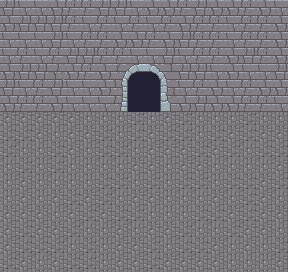

This game map was drawn from its Tiled (.tmx) file and the tilesets committed beside it. A one-line description and the trimmed map source follow:
An orthogonal 18x17 tile map with 16x16 px tiles, 5 tile layers (BG3, BG2, BG1, BG0, ...), 1 hidden layer not drawn, 3 tilesets and 19 objects (6x hero, 4x entity, 2x spawn, exit).

<map version="1.0" orientation="orthogonal" renderorder="right-down" width="18" height="17" tilewidth="16" tileheight="16" nextobjectid="93">
 <tileset firstgid="1" name="Mat" tilewidth="16" tileheight="16" tilecount="256" columns="16">
  <image source="../img/tiles.png" width="256" height="256" />
  <terraintypes>
   <terrain name="Wand" tile="0" />
   <terrain name="Boden" tile="64" />
   <terrain name="Säule" tile="17" />
   <terrain name="Holzwand" tile="96" />
   <terrain name="Holzboden" tile="112" />
   <terrain name="Gras" tile="128" />
  </terraintypes>
  <tile id="0" terrain="0,0,0,0" />
  <tile id="1" terrain="0,0,0,0" />
  <tile id="2" terrain="0,0,0,0" />
  <tile id="3" terrain="0,0,0,0" />
  <tile id="6">
   <animation>
    <frame tileid="6" duration="1000" />
    <frame tileid="7" duration="1000" />
   </animation>
  </tile>
  <tile id="17" terrain="2,2,2,2" />
  <tile id="32" terrain="2,2,2,2" />
  <tile id="38">
   <animation>
    <frame tileid="37" duration="1000" />
    <frame tileid="38" duration="100" />
    <frame tileid="39" duration="100" />
    <frame tileid="40" duration="2000" />
    <frame tileid="39" duration="100" />
    <frame tileid="38" duration="100" />
   </animation>
  </tile>
  <tile id="48">
   <animation>
    <frame tileid="48" duration="10000" />
    <frame tileid="49" duration="50" />
   </animation>
  </tile>
  <tile id="49">
   <animation>
    <frame tileid="48" duration="50" />
    <frame tileid="49" duration="2000" />
   </animation>
  </tile>
  <tile id="54">
   <animation>
    <frame tileid="53" duration="1000" />
    <frame tileid="54" duration="100" />
    <frame tileid="55" duration="100" />
    <frame tileid="56" duration="2000" />
    <frame tileid="55" duration="100" />
    <frame tileid="54" duration="100" />
   </animation>
  </tile>
  <tile id="64" terrain="1,1,1,1" />
  <tile id="65" terrain="1,1,1,1" />
  <tile id="66" terrain="1,1,1,1" />
  <tile id="85">
   <animation>
    <frame tileid="85" duration="2000" />
    <frame tileid="101" duration="300" />
    <frame tileid="85" duration="2000" />
    <frame tileid="117" duration="300" />
   </animation>
  </tile>
  <tile id="88">
   <animation>
    <frame tileid="88" duration="2000" />
    <frame tileid="104" duration="200" />
    <frame tileid="120" duration="200" />
   </animation>
  </tile>
  <tile id="96" terrain="3,3,3,3" />
  <tile id="97" terrain="3,3,3,3" />
  <tile id="98" terrain="3,3,3,3" />
  <tile id="112" terrain="4,4,4,4" />
  <tile id="113" terrain="4,4,4,4" />
  <tile id="114" terrain="4,4,4,4" />
  <tile id="128" terrain="5,5,5,5" />
  <tile id="129" terrain="5,5,5,5" />
  <tile id="130" terrain="5,5,5,5" />
  <tile id="148">
   <animation>
    <frame tileid="148" duration="2000" />
    <frame tileid="164" duration="1000" />
   </animation>
  </tile>
  <tile id="149">
   <animation>
    <frame tileid="149" duration="300" />
    <frame tileid="165" duration="300" />
    <frame tileid="181" duration="300" />
   </animation>
  </tile>
  <tile id="150">
   <animation>
    <frame tileid="150" duration="700" />
    <frame tileid="166" duration="200" />
    <frame tileid="150" duration="700" />
    <frame tileid="182" duration="200" />
   </animation>
  </tile>
  <tile id="214">
   <animation>
    <frame tileid="212" duration="1000" />
    <frame tileid="214" duration="100" />
    <frame tileid="216" duration="100" />
    <frame tileid="218" duration="2000" />
    <frame tileid="216" duration="100" />
    <frame tileid="214" duration="100" />
   </animation>
  </tile>
  <tile id="215">
   <animation>
    <frame tileid="213" duration="1000" />
    <frame tileid="215" duration="100" />
    <frame tileid="217" duration="100" />
    <frame tileid="219" duration="2000" />
    <frame tileid="217" duration="100" />
    <frame tileid="215" duration="100" />
   </animation>
  </tile>
  <tile id="230">
   <animation>
    <frame tileid="228" duration="1000" />
    <frame tileid="230" duration="100" />
    <frame tileid="232" duration="100" />
    <frame tileid="234" duration="2000" />
    <frame tileid="232" duration="100" />
    <frame tileid="230" duration="100" />
   </animation>
  </tile>
  <tile id="231">
   <animation>
    <frame tileid="229" duration="1000" />
    <frame tileid="231" duration="100" />
    <frame tileid="233" duration="100" />
    <frame tileid="235" duration="2000" />
    <frame tileid="233" duration="100" />
    <frame tileid="231" duration="100" />
   </animation>
  </tile>
  <tile id="246">
   <animation>
    <frame tileid="244" duration="1000" />
    <frame tileid="246" duration="100" />
    <frame tileid="248" duration="100" />
    <frame tileid="250" duration="2000" />
    <frame tileid="248" duration="100" />
    <frame tileid="246" duration="100" />
   </animation>
  </tile>
  <tile id="247">
   <animation>
    <frame tileid="245" duration="1000" />
    <frame tileid="247" duration="100" />
    <frame tileid="249" duration="100" />
    <frame tileid="251" duration="2000" />
    <frame tileid="249" duration="100" />
    <frame tileid="247" duration="100" />
   </animation>
  </tile>
 </tileset>
 <tileset firstgid="257" name="Char" tilewidth="16" tileheight="32" tilecount="450" columns="30">
  <image source="../img/Spritesheet_char.PNG" width="480" height="480" />
  <tile id="0">
   <objectgroup draworder="index" />
   <animation>
    <frame tileid="0" duration="2500" />
    <frame tileid="1" duration="500" />
    <frame tileid="2" duration="500" />
    <frame tileid="3" duration="500" />
   </animation>
  </tile>
  <tile id="4">
   <animation>
    <frame tileid="7" duration="2500" />
    <frame tileid="6" duration="500" />
    <frame tileid="5" duration="500" />
    <frame tileid="4" duration="500" />
   </animation>
  </tile>
  <tile id="32">
   <animation>
    <frame tileid="32" duration="200" />
    <frame tileid="33" duration="200" />
    <frame tileid="34" duration="200" />
    <frame tileid="35" duration="200" />
    <frame tileid="36" duration="200" />
   </animation>
  </tile>
  <tile id="60">
   <animation>
    <frame tileid="60" duration="250" />
    <frame tileid="61" duration="250" />
    <frame tileid="62" duration="250" />
   </animation>
  </tile>
  <tile id="64">
   <animation>
    <frame tileid="64" duration="200" />
    <frame tileid="65" duration="200" />
    <frame tileid="66" duration="200" />
    <frame tileid="67" duration="200" />
    <frame tileid="68" duration="200" />
   </animation>
  </tile>
  <tile id="90">
   <animation>
    <frame tileid="90" duration="250" />
    <frame tileid="91" duration="250" />
    <frame tileid="92" duration="250" />
    <frame tileid="91" duration="250" />
   </animation>
  </tile>
  <tile id="96">
   <animation>
    <frame tileid="96" duration="250" />
    <frame tileid="95" duration="250" />
    <frame tileid="97" duration="250" />
    <frame tileid="95" duration="250" />
   </animation>
  </tile>
 </tileset>
 <tileset firstgid="707" name="Meta" tilewidth="16" tileheight="16" tilecount="2" columns="2">
  <image source="../img/meta.png" width="32" height="16" />
  <tile id="0">
   <properties>
    <property name="collision" type="bool" value="true" />
   </properties>
  </tile>
  <tile id="1">
   <properties>
    <property name="collision" type="bool" value="false" />
   </properties>
  </tile>
 </tileset>
 <layer name="BG3" width="18" height="17">
  <data>[306 cells, 6 non-empty, 1 distinct tile ids]</data>
 </layer>
 <layer name="BG2" width="18" height="17">
  <data>[306 cells, 300 non-empty, 8 distinct tile ids]</data>
 </layer>
 <layer name="BG1" width="18" height="17">
  <data>[306 cells, 0 non-empty, 0 distinct tile ids]</data>
 </layer>
 <layer name="BG0" width="18" height="17">
  <data>[306 cells, 0 non-empty, 0 distinct tile ids]</data>
 </layer>
 <objectgroup name="Objects">
  <properties>
   <property name="animationonly" value="exit4" />
  </properties>
  <object id="81" gid="215" x="128" y="80" width="16" height="16">
   <properties>
    <property name="animationonly" value="exit" />
   </properties>
  </object>
  <object id="82" gid="231" x="128" y="96" width="16" height="16">
   <properties>
    <property name="animationonly" value="exit" />
   </properties>
  </object>
  <object id="83" gid="247" x="128" y="112" width="16" height="16">
   <properties>
    <property name="animationonly" value="exit" />
   </properties>
  </object>
  <object id="84" gid="216" x="144" y="80" width="16" height="16">
   <properties>
    <property name="animationonly" value="exit" />
   </properties>
  </object>
  <object id="85" gid="232" x="144" y="96" width="16" height="16">
   <properties>
    <property name="animationonly" value="exit" />
   </properties>
  </object>
  <object id="86" gid="248" x="144" y="112" width="16" height="16">
   <properties>
    <property name="animationonly" value="exit" />
   </properties>
  </object>
  <object id="88" name="amazon" type="entity" gid="187" x="128" y="256" width="16" height="16">
   <properties>
    <property name="displayname" value="Press F to tar xvf dragon.tar.gz" />
    <property name="examine">I see an odd magical force
flowing through that box.</property>
    <property name="oninteract" type="int" value="1" />
    <property name="oninteract_0" value="class" />
   </properties>
  </object>
  <object id="89" name="amazon" type="entity" gid="188" x="144" y="256" width="16" height="16">
   <properties>
    <property name="displayname" value="Press F to tar xvf dragon.tar.gz" />
    <property name="examine">I see an odd magical force
flowing through that box.</property>
    <property name="oninteract" type="int" value="1" />
    <property name="oninteract_0" value="class" />
   </properties>
  </object>
  <object id="90" name="amazon" type="entity" gid="203" x="128" y="272" width="16" height="16">
   <properties>
    <property name="displayname" value="Press F to tar xvf dragon.tar.gz" />
    <property name="examine">I see an odd magical force
flowing through that box.</property>
    <property name="oninteract" type="int" value="1" />
    <property name="oninteract_0" value="class" />
   </properties>
  </object>
  <object id="91" name="amazon" type="entity" gid="204" x="144" y="272" width="16" height="16">
   <properties>
    <property name="displayname" value="Press F to tar xvf dragon.tar.gz" />
    <property name="examine">I see an odd magical force
flowing through that box.</property>
    <property name="oninteract" type="int" value="1" />
    <property name="oninteract_0" value="class" />
   </properties>
  </object>
 </objectgroup>
 <layer name="FG0" width="18" height="17">
  <data>[306 cells, 14 non-empty, 12 distinct tile ids]</data>
 </layer>
 <objectgroup name="meta">
  <object id="43" name="hero_wait_right" type="hero" gid="257" x="96" y="64" width="16" height="32" />
  <object id="44" name="hero_wait_left" type="hero" gid="261" x="112" y="64" width="16" height="32" />
  <object id="45" name="hero_walk_right" type="hero" gid="289" x="128" y="64" width="16" height="32" />
  <object id="47" name="hero_walk_left" type="hero" gid="321" x="144" y="64" width="16" height="32" />
  <object id="48" name="hero_walk_down" type="hero" gid="347" x="160" y="64" width="16" height="32" />
  <object id="49" name="hero_walk_up" type="hero" gid="353" x="176" y="64" width="16" height="32" />
  <object id="69" name="spawn" type="spawn" x="112" y="96" width="16" height="32">
   <properties>
    <property name="fromlevel" value="lvl_room51_door" />
    <property name="portalid" value="room51_door_room51" />
   </properties>
  </object>
  <object id="70" name="exit" type="exit" x="128" y="80" width="32" height="32">
   <properties>
    <property name="active" type="bool" value="true" />
    <property name="delay" type="int" value="2000" />
    <property name="displayname" value="Room 51" />
    <property name="examine" value="This is where I need to go. But it is locked." />
    <property name="portalid" value="room_51_room51_door" />
    <property name="start" type="int" value="900" />
    <property name="tolevel" value="lvl_room51_door" />
   </properties>
  </object>
  <object id="77" name="main" type="spawn" x="160" y="96" width="16" height="32">
   <properties>
    <property name="fromlevel" value="main" />
    <property name="portalid" value="main" />
   </properties>
  </object>
 </objectgroup>
 <layer name="collision" width="18" height="17" visible="0" opacity="0.29">
  <data>[306 cells, 306 non-empty, 2 distinct tile ids]</data>
 </layer>
</map>
